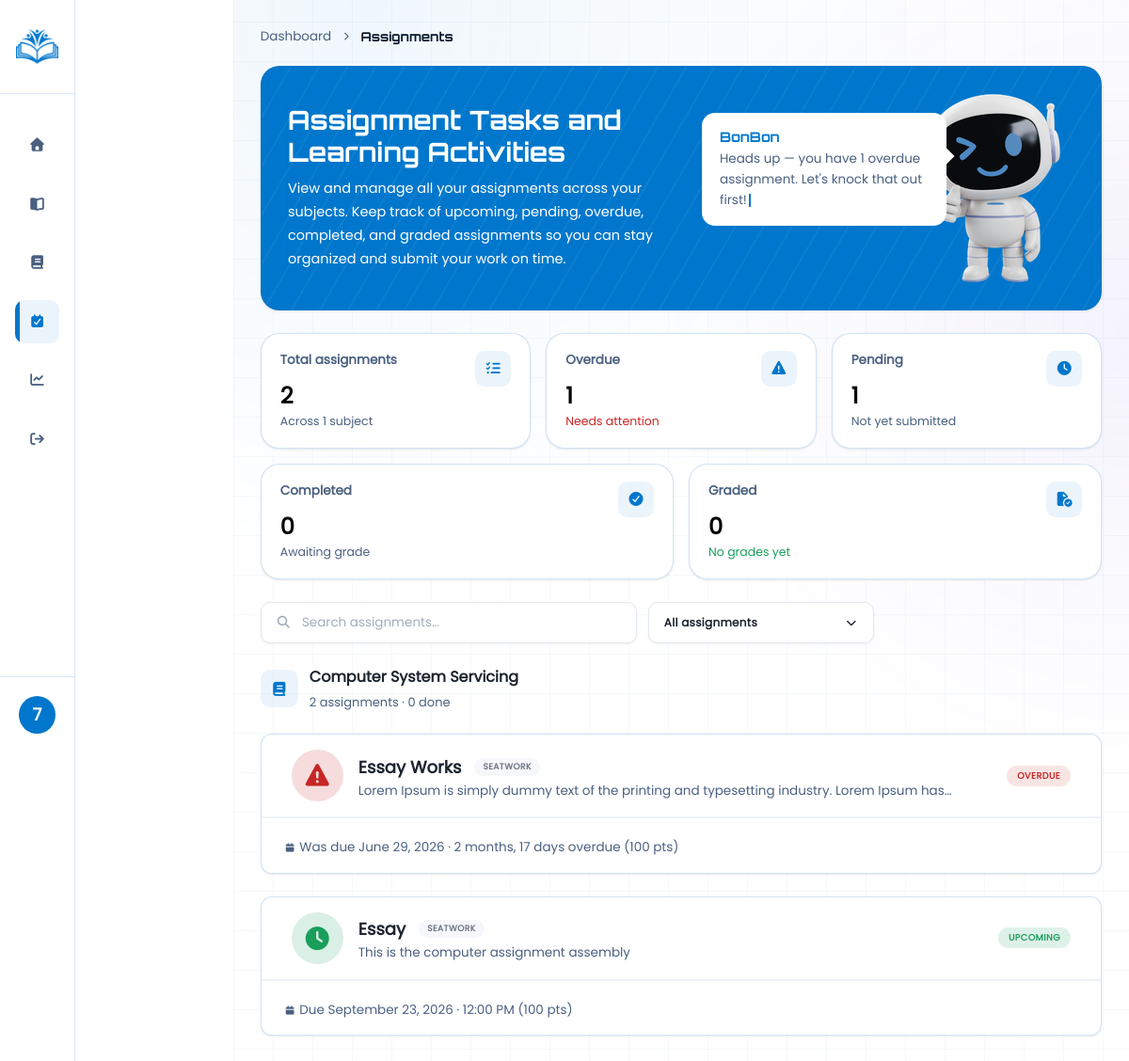
Page /public/?url=assignments (signed in) on the committed database.
### tables this page shows
CREATE TABLE `tbl_assignments` (
  `id` int(11) NOT NULL AUTO_INCREMENT,
  `subject_id` int(11) NOT NULL,
  `section_id` int(11) NOT NULL DEFAULT 0,
  `teacher_id` int(11) DEFAULT NULL,
  `type` varchar(255) DEFAULT NULL,
  `title` varchar(255) NOT NULL,
  `description` text DEFAULT NULL,
  `task` text DEFAULT NULL,
  `instructions` text DEFAULT NULL,
  `file_name` varchar(255) DEFAULT NULL,
  `file_path` varchar(255) DEFAULT NULL,
  `file_type` enum('pdf','docs','ppt') DEFAULT NULL,
  `posted_at` timestamp NOT NULL DEFAULT current_timestamp(),
  `due_date` date DEFAULT NULL,
  `due_time` time DEFAULT NULL,
  `points` int(11) DEFAULT 100,
  `created_at` datetime DEFAULT current_timestamp(),
  PRIMARY KEY (`id`),
  KEY `subject_id` (`subject_id`),
  KEY `teacher_id` (`teacher_id`)
);

CREATE TABLE `tbl_subjects` (
  `id` int(11) NOT NULL AUTO_INCREMENT,
  `grade_level_id` int(11) NOT NULL,
  `subject_name` varchar(255) NOT NULL,
  `subject_image` varchar(255) NOT NULL,
  `subject_description` varchar(255) NOT NULL,
  `curriculum_type` enum('legacy','new') NOT NULL DEFAULT 'legacy',
  `strand_group` varchar(60) DEFAULT NULL,
  `is_core` tinyint(1) NOT NULL DEFAULT 0,
  `subject_code` varchar(100) NOT NULL,
  `created_at` timestamp NOT NULL DEFAULT current_timestamp(),
  `updated_at` timestamp NOT NULL DEFAULT current_timestamp() ON UPDATE current_timestamp(),
  PRIMARY KEY (`id`),
  KEY `grade_level_id` (`grade_level_id`)
);

### app/view/assignments.php (the view, shortened to what the rows shown need)
<?php
function aq_type_slug($type)
{
    return strtolower(str_replace(' ', '-', trim((string) $type)));
}
function aq_status_icon($status)
{
    $map = [
        'pending' => 'fa-clock',
        'missing' => 'fa-triangle-exclamation',
        'completed' => 'fa-circle-check',
        'graded' => 'fa-file-circle-check',
    ];
    return $map[$status] ?? 'fa-clipboard-list';
}
$subjectGroups = $subjectGroups ?? [];
?>
<!DOCTYPE html>
<html lang="en">
<head>
    <link rel="stylesheet" href="../css_folder/assignments.css">
    <link rel="stylesheet" href="../css_folder/components.css">
    <link rel="stylesheet" href="../bootstrap_folder/css/bootstrap.min.css">
    <link rel="stylesheet" href="../font-awesome-icon/css/all.min.css">
</head>
<body>
    <div class="container-fluid p-0">
        <div class="rightbar">
            <div class="aq-wrap">
                <div class="aq-header">
                    <div class="aq-header-left">
                        <h1>Assignment Tasks and Learning Activities</h1>
                    </div>
                </div>
                <?php if (empty($subjectGroups)): ?>
                            <div class="aq-empty is-visible">
                                <i class="fa fa-inbox"></i>
                                <strong>No assignments yet</strong>
                                <span>Join a class to see assignments here.</span>
                            </div>
                <?php else: ?>
                            <?php foreach ($subjectGroups as $group): ?>
                                        <section class="aq-subject" data-subject>
                                            <div class="aq-subject-head">
                                                <div class="aq-subject-left">
                                                    <div class="aq-subject-icon"><i class="fa fa-book"></i></div>
                                                    <div>
                                                        <div class="aq-subject-title"><?= htmlspecialchars($group['subject_name']) ?></div>
                                                        <div class="aq-subject-meta">
                                                            <?= $group['total'] ?> assignment<?= $group['total'] === 1 ? '' : 's' ?>
                                                            · <?= $group['done'] ?> done
                                                        </div>
                                                    </div>
                                                </div>
                                            </div>
                                            <div class="aq-grid" data-quadrant>
                                                <?php foreach ($group['items'] as $item):
                                                    $status = $item['status'];
                                                    $typeSlug = aq_type_slug($item['type'] ?? '');
                                                    $titleLower = htmlspecialchars(strtolower($item['task']));
                                                    $badgeClass = 'normal';
                                                    $badgeText = 'Upcoming';
                                                    $metaLine = '';
                                                    $accent = 'var(--aq-cyan)';
                                                    if ($status === 'pending') {
                                                        $metaLine = !empty($item['due_date'])
                                                            ? 'Due ' . date('F j, Y', strtotime($item['due_date'])) . (!empty($item['due_time']) ? ' · ' . date('g:i A', strtotime($item['due_time'])) : '')
                                                            : 'No due date';
                                                    } elseif ($status === 'missing') {
                                                            $badgeClass = 'urgent';
                                                            $badgeText = 'Overdue';
                                                            $accent = 'var(--aq-danger)';
                                                            $metaLine = !empty($item['due_date'])
                                                                ? 'Was due ' . date('F j, Y', strtotime($item['due_date'])) . (!empty($item['overdue_label']) ? ' · ' . $item['overdue_label'] : '')
                                                                : '';
                                                    } elseif ($status === 'completed') {
                                                        $badgeClass = 'done';
                                                        $badgeText = 'Submitted';
                                                        $accent = 'var(--aq-green)';
                                                        $metaLine = !empty($item['submitted_at']) ? 'Submitted ' . date('F j, Y', strtotime($item['submitted_at'])) : '';
                                                    }
                                                    $isUrgentFlag = ($status === 'missing' || ($status === 'pending' && $item['urgency'] === 'urgent')) ? 1 : 0;
                                                    ?>
                                                            <a class="aq-card"
                                                               style="--accent: <?= $accent ?>"
                                                               data-status="<?= $status ?>"
                                                               data-type="<?= $typeSlug ?>"
                                                               data-urgent="<?= $isUrgentFlag ?>"
                                                               data-title="<?= $titleLower ?>"
                                                               href="/learning_management/public/?url=assignment_view&subject=<?= urlencode($item['subject_code']) ?>&id=<?= (int) $item['id'] ?>">
                                                                <div class="aq-parent-card">
                                                                        <div class="aq-icon"><i class="fa <?= aq_status_icon($status) ?>"></i></div>
                                                                    <div class="aq-body">
                                                                        <div class="aq-title-row">
                                                                            <div class="aq-text">
                                                                                    <div class="aq-title-type">
                                                                                        <div class="aq-title"><?= htmlspecialchars($item['task']) ?></div>
                                                                                        <?php if (!empty($item['type'])): ?>
                                                                                            <span class="aq-type"><?= htmlspecialchars($item['type']) ?></span>
                                                                                        <?php endif; ?>
                                                                                    </div>
                                                                                <?php if (!empty($item['description'])): ?>
                                                                                    <div class="aq-description">
                                                                                        <?= htmlspecialchars($item['description']) ?>
                                                                                    </div>
                                                                                <?php endif; ?>
                                                                            </div>
                                                                        </div>
                                                                    </div>
                                                                    <div class="aq-right">
                                                                        <span class="aq-badge <?= $badgeClass ?>"><?= $badgeText ?></span>
                                                                    </div>
                                                                </div>
                                                                <hr>
                                                                <div class="aq-footer-card">
                                                                    <div class="aq-meta">
                                                                        <?php if ($metaLine): ?><span><i class="fa fa-calendar"></i><?= htmlspecialchars($metaLine) ?></span><?php endif; ?>
                                                                        (<?php if (!empty($item['total_points'])): ?><span><?= (int) $item['total_points'] ?> pts</span><?php endif; ?>)
                                                                    </div>
                                                                </div>
                                                            </a>
                                                <?php endforeach; ?>
                                            </div>
                                        </section>
                            <?php endforeach; ?>
                <?php endif; ?>
            </div>
        </div>
    </div>
</body>
</html>

### rows in the picture
tbl_assignments: subject.subject_name "Computer System Servicing", id "2", done "0", task "Essay", type "SEATWORK", description "This is the computer assignment assembly", badgeText "UPCOMING", metaLine "Due September 23, 2026 · 12:00 PM", points "100"
tbl_assignments: task "Essay Works", type "SEATWORK", description "Lorem Ipsum is simply dummy text of the printing and typesetting industry. Lorem Ipsum…", badgeText "OVERDUE", due_date "Was due June 29, 2026 · 2 months, 17 days overdue", points "100"

### other values in the picture
$initial "7"
$totalAssignments "2"
count($subjectGroups) "1"
$urgentCount "1"
$pendingCount "1"
$submittedOnlyCount "0"
$gradedCount "0"
